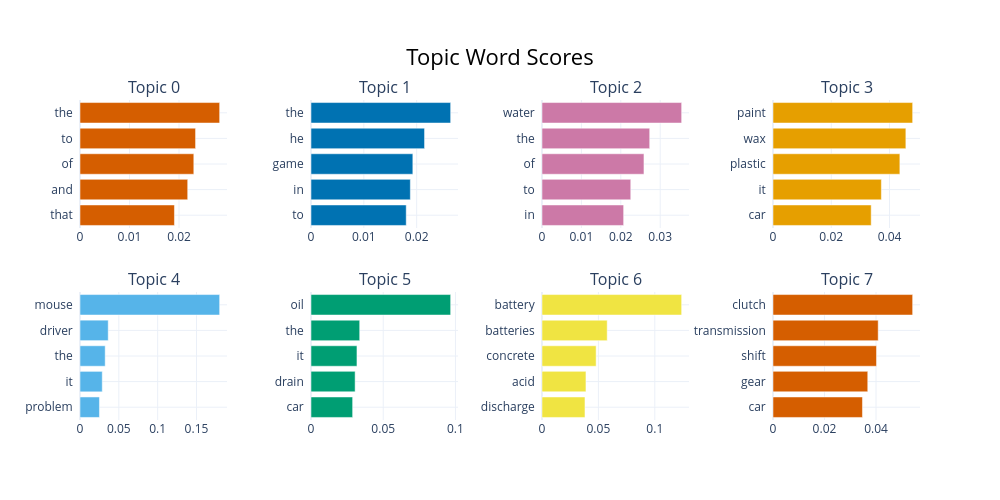

The code cell stored with this chart in its notebook:
### Code cell
model.visualize_barchart()

### Figure 1 — Plotly figure (JSON) as saved in the notebook; plotly's stock layout.template omitted (floating-point values rounded to 4 significant figures)
{"data": [{"marker": {"color": "#D55E00"}, "orientation": "h", "type": "bar", "x": [0.01908, 0.02175, 0.02299, 0.02334, 0.02821], "xaxis": "x", "y": ["that  ", "and  ", "of  ", "to  ", "the  "], "yaxis": "y"}, {"marker": {"color": "#0072B2"}, "orientation": "h", "type": "bar", "x": [0.01802, 0.0188, 0.01928, 0.02149, 0.02643], "xaxis": "x2", "y": ["to  ", "in  ", "game  ", "he  ", "the  "], "yaxis": "y2"}, {"marker": {"color": "#CC79A7"}, "orientation": "h", "type": "bar", "x": [0.02072, 0.02253, 0.02588, 0.02734, 0.03544], "xaxis": "x3", "y": ["in  ", "to  ", "of  ", "the  ", "water  "], "yaxis": "y3"}, {"marker": {"color": "#E69F00"}, "orientation": "h", "type": "bar", "x": [0.0337, 0.0372, 0.04355, 0.04561, 0.04794], "xaxis": "x4", "y": ["car  ", "it  ", "plastic  ", "wax  ", "paint  "], "yaxis": "y4"}, {"marker": {"color": "#56B4E9"}, "orientation": "h", "type": "bar", "x": [0.02504, 0.02865, 0.03243, 0.03633, 0.1798], "xaxis": "x5", "y": ["problem  ", "it  ", "the  ", "driver  ", "mouse  "], "yaxis": "y5"}, {"marker": {"color": "#009E73"}, "orientation": "h", "type": "bar", "x": [0.02883, 0.03054, 0.03182, 0.03371, 0.09668], "xaxis": "x6", "y": ["car  ", "drain  ", "it  ", "the  ", "oil  "], "yaxis": "y6"}, {"marker": {"color": "#F0E442"}, "orientation": "h", "type": "bar", "x": [0.03811, 0.03898, 0.04799, 0.05781, 0.1238], "xaxis": "x7", "y": ["discharge  ", "acid  ", "concrete  ", "batteries  ", "battery  "], "yaxis": "y7"}, {"marker": {"color": "#D55E00"}, "orientation": "h", "type": "bar", "x": [0.03473, 0.03679, 0.04019, 0.04084, 0.05422], "xaxis": "x8", "y": ["car  ", "gear  ", "shift  ", "transmission  ", "clutch  "], "yaxis": "y8"}], "layout": {"annotations": [{"font": {"size": 16}, "showarrow": false, "text": "Topic 0", "x": 0.0875, "xanchor": "center", "xref": "paper", "y": 1, "yanchor": "bottom", "yref": "paper"}, {"font": {"size": 16}, "showarrow": false, "text": "Topic 1", "x": 0.3625, "xanchor": "center", "xref": "paper", "y": 1, "yanchor": "bottom", "yref": "paper"}, {"font": {"size": 16}, "showarrow": false, "text": "Topic 2", "x": 0.6375, "xanchor": "center", "xref": "paper", "y": 1, "yanchor": "bottom", "yref": "paper"}, {"font": {"size": 16}, "showarrow": false, "text": "Topic 3", "x": 0.9125, "xanchor": "center", "xref": "paper", "y": 1, "yanchor": "bottom", "yref": "paper"}, {"font": {"size": 16}, "showarrow": false, "text": "Topic 4", "x": 0.0875, "xanchor": "center", "xref": "paper", "y": 0.4, "yanchor": "bottom", "yref": "paper"}, {"font": {"size": 16}, "showarrow": false, "text": "Topic 5", "x": 0.3625, "xanchor": "center", "xref": "paper", "y": 0.4, "yanchor": "bottom", "yref": "paper"}, {"font": {"size": 16}, "showarrow": false, "text": "Topic 6", "x": 0.6375, "xanchor": "center", "xref": "paper", "y": 0.4, "yanchor": "bottom", "yref": "paper"}, {"font": {"size": 16}, "showarrow": false, "text": "Topic 7", "x": 0.9125, "xanchor": "center", "xref": "paper", "y": 0.4, "yanchor": "bottom", "yref": "paper"}], "height": 500, "hoverlabel": {"bgcolor": "white", "font": {"family": "Rockwell", "size": 16}}, "showlegend": false, "title": {"font": {"color": "Black", "size": 22}, "text": "Topic Word Scores", "x": 0.5, "xanchor": "center", "yanchor": "top"}, "width": 1000, "xaxis": {"anchor": "y", "domain": [0, 0.175], "showgrid": true}, "xaxis2": {"anchor": "y2", "domain": [0.275, 0.45], "showgrid": true}, "xaxis3": {"anchor": "y3", "domain": [0.55, 0.725], "showgrid": true}, "xaxis4": {"anchor": "y4", "domain": [0.825, 1], "showgrid": true}, "xaxis5": {"anchor": "y5", "domain": [0, 0.175], "showgrid": true}, "xaxis6": {"anchor": "y6", "domain": [0.275, 0.45], "showgrid": true}, "xaxis7": {"anchor": "y7", "domain": [0.55, 0.725], "showgrid": true}, "xaxis8": {"anchor": "y8", "domain": [0.825, 1], "showgrid": true}, "yaxis": {"anchor": "x", "domain": [0.6, 1], "showgrid": true}, "yaxis2": {"anchor": "x2", "domain": [0.6, 1], "showgrid": true}, "yaxis3": {"anchor": "x3", "domain": [0.6, 1], "showgrid": true}, "yaxis4": {"anchor": "x4", "domain": [0.6, 1], "showgrid": true}, "yaxis5": {"anchor": "x5", "domain": [0, 0.4], "showgrid": true}, "yaxis6": {"anchor": "x6", "domain": [0, 0.4], "showgrid": true}, "yaxis7": {"anchor": "x7", "domain": [0, 0.4], "showgrid": true}, "yaxis8": {"anchor": "x8", "domain": [0, 0.4], "showgrid": true}}}
